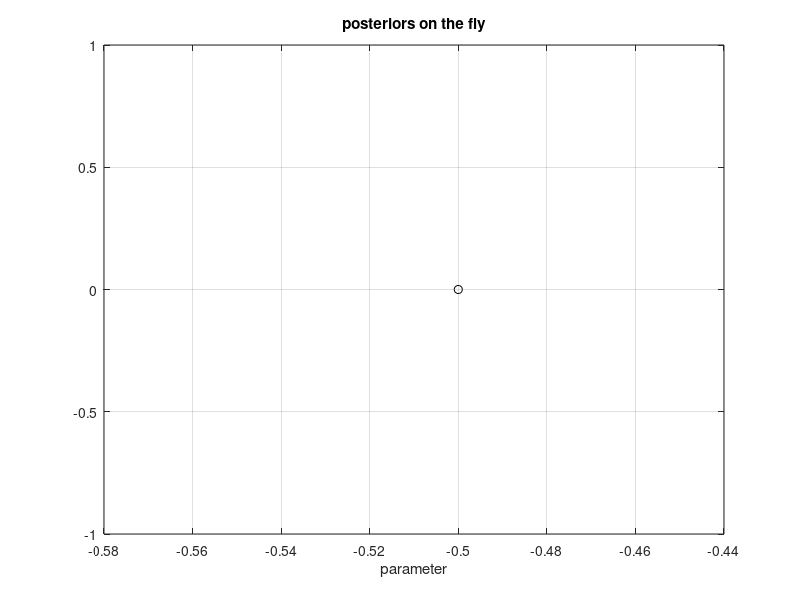

The MATLAB script that drew this image: (Note: this script raises an error after producing the figure.)
%%

%% experiment parameters

% input amplitude constraints
u_min = -1;
u_max = 1;

num_trials = 1;

num_resamples = 2; % number of times Hamiltonian states are resampled with hmc

num_gd_steps = 30; % number of gradient descent steps per set of hmc samples

%% nominal input

clear theta

% model parameters (true)
theta(1) = -0.5; theta(2) = 1; theta(3) = 1; theta(4) = 1; theta(5) = 0.1;
theta(6) = 0.01; theta(7) = 0.01; theta(8) = 0.01;
 
f = @(x,u,th) th(1)*(x.*(x-1).*(x+1))./(1+x.^2) + th(2)*u; 
g = @(x,u,th) th(3)*x + th(4)*x.^2 + th(5)*x.^3;

clear model
model.f = f;
model.g = g;

model.dfdx = @(x,u,th) th(1)*((1+x.^2).*(3*x.^2-1) - (x.^3-x).*(1+x.^2))./((1+x.^2).^2);
model.dgdx = @(x,u,th) th(3) + 2*th(4)*x + 3*th(5)*x.^2;
model.dfdth = @(x,u,th)(x.*(x-1).*(x+1))./(1+x.^2);

param_index = 1; % parameter to identify 

nx = 1;
ny = 1;
nu = 1;

T = 30; % length of input
x1 = 0;

model.x1 = x1;
model.nx = nx;
model.nu = nu;
model.ny = ny;

%% compute posteriors during optimization progress

post_on_fly = 1; % on/off

ths_on_fly = linspace(-2,1,500);

posteriors_on_fly = zeros(1,length(ths_on_fly),num_resamples);

if post_on_fly
    fig_fly = figure;
    plot(theta(param_index),0,'ko')
    hold on
    xlabel('parameter')
    grid on
    leg_fly = {'true'};
    title('posteriors on the fly')    
end


%%

input_storage_intervals = [1:10,20:20:num_resamples];

us_inc_store = zeros(nu,T,length(input_storage_intervals));

inc_st_index = 1;


%%

us_nom = zeros(nu,T,num_trials);
us_sgn = zeros(nu,T,num_trials);
us_lo = zeros(nu,T,num_trials);

clear pdfs_nom pdfs_sgn pdfs_lo

norms_us_lo = zeros(num_resamples,num_trials);



%% experimental trials


for trial_index = 1:num_trials

    
%% nominal input

    u = 0.1*mvnrnd(0,1,T)';

    u(u>u_max) = u_max;
    u(u<u_min) = u_min;

    w = 0*mvnrnd(0,theta(6),T)';
    v = 0*mvnrnd(0,theta(7),T)';

    [y,x] = sim_flex_nl(model,theta,x1,u,w,v);


%% hmc parameters

    clear ops_hmc

    ops_hmc.theta = theta;
    ops_hmc.param_index = param_index;
    ops_hmc.iters = 1e3;
    ops_hmc.inertia = 1*eye(T*nx+1);
    % ops_hmc.stepsize = 0.5e-2;
    % ops_hmc.simlength = 100;
    ops_hmc.stepsize = 0.5e-2;
    ops_hmc.simlength = 50;
    ops_hmc.model = model;

    num_samples = 40;

%%

    figure(100)
    plot(theta(param_index),0,'ko')
    hold on
    xlabel('parameter')
    grid on
    leg_hmc = {'true'};
    title('posteriors (via hmc)')


%% input saturated to constraints

    u_sgn = u_max*sign(u);

    [y_sgn,x_sgn] = sim_flex_nl(model,theta,x1,u_sgn,w,v);

    % hmc
    q_init = [x_sgn,theta(param_index)]';

    ops = ops_hmc;

    ops.y = y_sgn;
    ops.u = u_sgn;
    ops.q_init = q_init;

    fprintf('Running HMC...')
    t_hmc_s = tic;
    res_hmc = hmc_flex_nl(ops);
    fprintf('done. %.2f sec\n',toc(t_hmc_s))

    fprintf('acceptance rate: %.2f\n',100*sum(res_hmc.acpt)/ops.iters)  

    % 
    noBurnInIterations = 500;
    noBins = 50;

    ops = [];
    ops.markovChain = res_hmc.q(T*nx+1,1:1:end);
    ops.noBurnInIterations = noBurnInIterations;
    ops.noBins = noBins;
    ops.normalization = 'pdf';
    ops.title = ['param ' num2str(1)] ;
    ops.subplots = 4;

    res_plot = process_mcmc(ops);
    close(res_plot.fighandle);

    lw = 1.5;

    figure(100)
    tmp = diff(res_plot.binEdges);
    d = tmp(1)/2;
    plot(res_plot.binEdges(1:end-1)+d,res_plot.binCount,'k','linewidth',lw)
    leg_hmc{end+1} = ['sign'];
    legend(leg_hmc)

    ths_sgn = res_plot.binEdges(1:end-1)+d;
    pdf_sgn = res_plot.binCount;

%% iteratively improve nominal input via hmc

    x_tmp = x;
    y_tmp = y;
    u_tmp = u;

    u_lo = u_tmp;

    for lin_index = 1:num_resamples

        t_start_iter = tic;

%% run hmc

        q_init = [x_tmp,theta(param_index)]';

        ops = ops_hmc;

        ops.y = y_tmp;
        ops.u = u_tmp;
        ops.q_init = q_init;

        fprintf('Running HMC...')
        t_hmc_s = tic;
        res_hmc = hmc_flex_nl(ops);
        fprintf('done. %.2f sec\n',toc(t_hmc_s))

        fprintf('acceptance rate: %.2f\n',100*sum(res_hmc.acpt)/ops.iters)  

        noBurnInIterations = 500;
        noBins = 50;

        ops = [];
        ops.markovChain = res_hmc.q(T*nx+1,1:1:end);
        ops.noBurnInIterations = noBurnInIterations;
        ops.noBins = noBins;
        ops.normalization = 'pdf';
        ops.title = ['param ' num2str(1)] ;
        ops.subplots = 4;

        res_plot = process_mcmc(ops);
        close(res_plot.fighandle);

        if lin_index == 1
            lw = 1.5;
        else
            lw = 0.8;
        end

        ths_tmp = res_plot.binEdges(1:end-1)+d;
        pdf_tmp = res_plot.binCount;    


%% gradient descent

% samples from hmc
        ofst = 500;
        del = 10;

        q_samples = res_hmc.q(:,ofst:del:ofst+(num_samples-1)*del);
        p_samples = res_hmc.p(:,ofst:del:ofst+(num_samples-1)*del); 

        clear ops

        ops = ops_hmc;

        ops.q_samples = q_samples;
        ops.p_samples = p_samples;

        gdss = 10; % initial stepsize

        u_gd = u_tmp;
        u_gd_old = u_gd;

        f_old = inf;

        for i = 1:num_gd_steps

        % compute gradient
            [f_new,df_new] = nmpc_hmc_flex_nl_multicost(u_gd,ops);

            if i == 1
                f_old = f_new;
                df_old = df_new;
            end

            fprintf('\tcost at start of iter %d: %.5e, f_old %.5e\n',i,f_new*size(q_samples,2),f_old*size(q_samples,2))

            if f_new < f_old % then the previous stepsize was fine
    
                u_gd_old = u_gd; % update input
                f_old = f_new; 
                df_old = df_new;
            else
                if i > 1
                u_gd = u_gd_old;
                gdss = gdss/2;       
                fprintf('changing stepsize: %.5e\n',gdss)
                end

                if gdss < 1e-4
                    break;
                end

            end

            u_gd = u_gd - gdss*df_old'; 

        % project onto constraints
            u_gd(u_gd>u_max) = u_max;
            u_gd(u_gd<u_min) = u_min;

        end

        u_tmp = u_gd;

        figure(200)
        plot(1:T,u)
        hold on
        plot(1:T,u_tmp)
        xlabel('time')
        grid on
        legend('nominal',['iteration ' num2str(lin_index)])
        title('inputs')
        hold off

        if lin_index > 1
        figure(201)
        plot(1:T,u_lo)
        hold on
        plot(1:T,u_tmp)
        legend(['iter ' num2str(lin_index-1)],['iter ' num2str(lin_index)])
        grid on
        title('inputs')
        hold off
        end   

        norms_us_lo(lin_index,trial_index) = norm(u_tmp - u_lo);

        % simulate
        [y_tmp,x_tmp] = sim_flex_nl(model,theta,x1,u_tmp,w,v);   

        u_lo = u_tmp;
        x_lo = x_tmp;
        y_lo = y_tmp;    

        fprintf('\niteration time: %.2f\n',toc(t_start_iter))

        if sum(lin_index == input_storage_intervals)

            us_inc_store(:,:,inc_st_index) = u_lo;

            inc_st_index = inc_st_index + 1;

        end    


        pause(0.1)

    %% posterior as we go

        if post_on_fly

            num_particles = 2e3;

            n = length(ths_on_fly);
            ls = zeros(1,n);
            lls = zeros(1,n);

            fprintf('Running particle filter...')
            clear ops_pf
            ops_pf.num_particles = num_particles;
            ops_pf.model = model;
            ops_pf.u = u_tmp;
            ops_pf.y = y_tmp;

            theta_tmp = theta;

            for i = 1:n

                theta_tmp(param_index) = ths_on_fly(i);
                ops_pf.theta = theta_tmp; 

                [particles,weights,xf,loglik,ancestors] = pf_flex_nl(ops_pf);

                lls(i) = (loglik);
                ls(i) = exp(loglik);

            end
            fprintf('done\n')
            sl = trapz(ths_on_fly,ls);
            posteriors_on_fly(:,:,lin_index) = ls/sl;

            figure(fig_fly)
            plot(ths_on_fly,posteriors_on_fly(:,:,lin_index))
            leg_fly{end+1} = ['iter ' num2str(lin_index)];
            legend(leg_fly)

        end




    end


end

